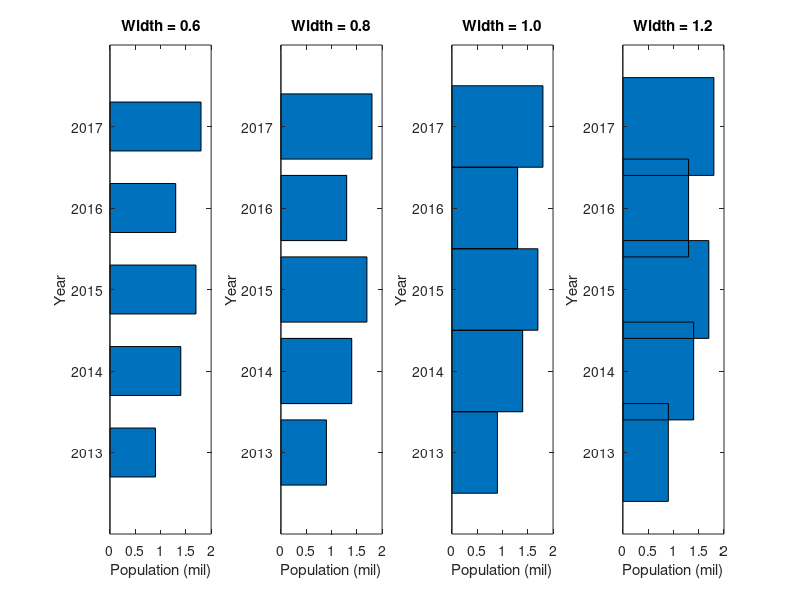

MATLAB code for this plot:
% Subplot to show varying bar widths
 
year = 2013:2017;
pop = [0.9  1.4  1.7  1.3  1.8];
 
for i = 1:4
    subplot(1,4,i)
    % width will be 0.6, 0.8, 1, 1.2
    barh(year,pop,0.4+i*.2)
    title(sprintf('Width = %.1f',0.4+i*.2))
    xlabel('Population (mil)')
    ylabel('Year')
end
